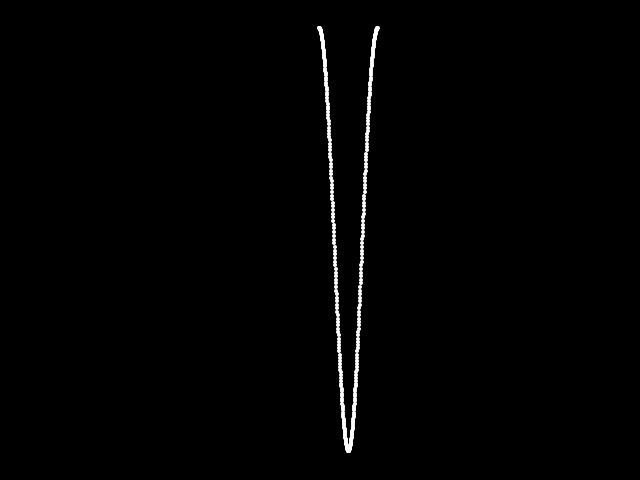
Frame 1 (no input)
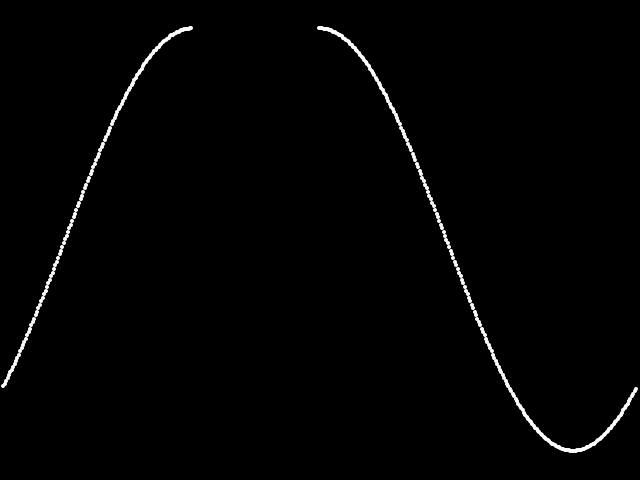
Frame 60 (the mouse pressed at the canvas centre just before this capture)
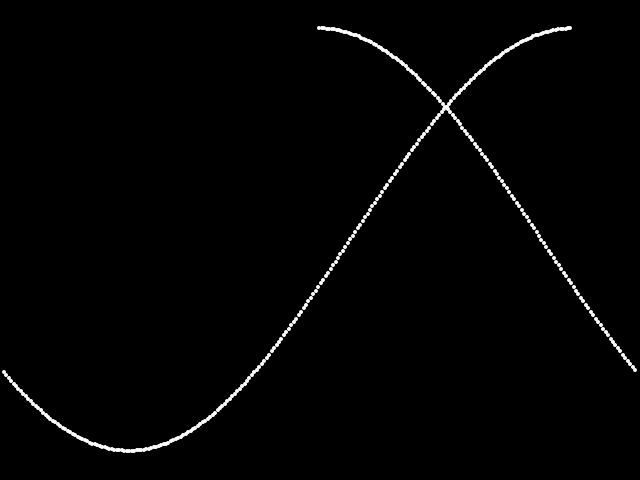
Frame 120 (the mouse held since frame 60 and released just before this capture)

The Processing sketch that drew these frames (run headless with seeded random() and noise(); from frame 60 on, the mouse is pressed at the canvas centre):

// Processing sketch: processing_1270
// ── processing_1270.pde

// Transcription of program arabesque
// originally prepared by Paul Rother for John Whitney for the book "Digital Harmony"
// ported to the Processing language by Jim Bumgardner
 
static float deg=PI/180;
 
float stepstart = 0,
      stepend = 1/60.0,
      xleft = 38,
      ybottom = 18,
       
      radius = 85,
      xcenter,
      ycenter;
 
int  npoints = 360,
     nframes = 32,
     frame = 0,
     ilength = 170;
 
void setup()
{
  size(640,480);
  xleft = width*.1;
  radius = height*.88/2;
  xcenter = width/2;
  ycenter = height/2;
  // framerate(24);
  noStroke();
  fill(255);
}
 
void draw()
{
  background(0); // erase
//  frame = (frame + 1) % nframes;
//  float ftime = frame / (float) (nframes-1);
  float ftime = millis()*.0001;
  float step = stepstart + (ftime * (stepend - stepstart));
 
  for (int i = 0; i < npoints; ++i)
  {
    float ratio = i/(float)npoints;
    float r = 3*radius;
    float a = -90 + 360 * ratio;
    float x = cos(a*deg) * ratio + i*step*r;
    int ix = (int) (xcenter - (r/2) + int(x+r/2)%Math.round(r));
    int iy = int( ycenter + sin(a*deg) * radius );
    ellipse(ix, iy, 4,4);
  }
}
